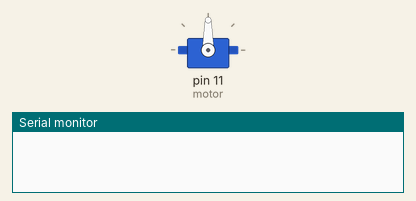
This sketch was run on a simulated Arduino Uno, built with avr-gcc and run on an emulated ATmega328P. Shown: servo, the last lines printed to the serial monitor.

Above: at 0.05 s.
At 0.75 s:
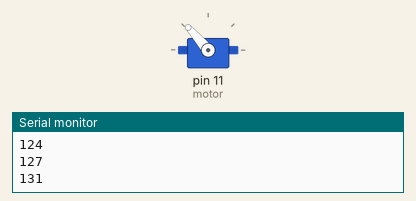
At 1.5 s:
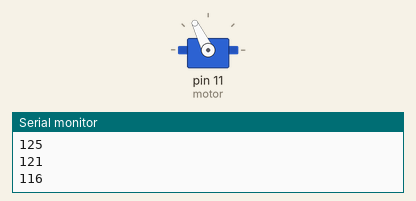
At 3.0 s:
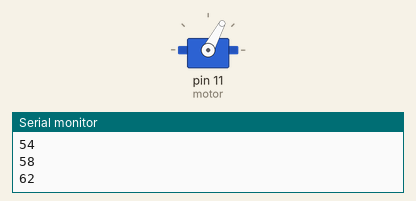
Timing chart, 0 to 6.9 s (numbered marks = the images above):
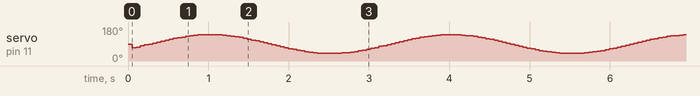

The sketch:

8_serialWaveTime.ino
```cpp
/*
  Free open Arduino Course

  Github:
  https://github.com/ZGZMakerSpace/ArduinoCourse
  Documentation:
  https://zaragozamakerspace.com/index.php/courses/curso-basico-arduino/

  by Zaragoza Maker Space
*/

#include <Servo.h>

int A;
int T;
int O;
int position;
unsigned long auxtimer;

Servo motor;

void setup() {
  Serial.begin(9600);

  motor.attach(11);
  A = (int)(100);
  T = (int)(3000);
  O = (int)(100);
  position = (int)(0);

}

void loop() {
  if( millis() - auxtimer > 50){
    auxtimer = millis();
    position = A * sin((((2 * M_PI) / T) * millis() + O ) );
    position = (map(position,-1 * A, A, 90 - A/2 , (90 + A/2)));
    Serial.println(position);
    motor.write(position);

  };

}
```
